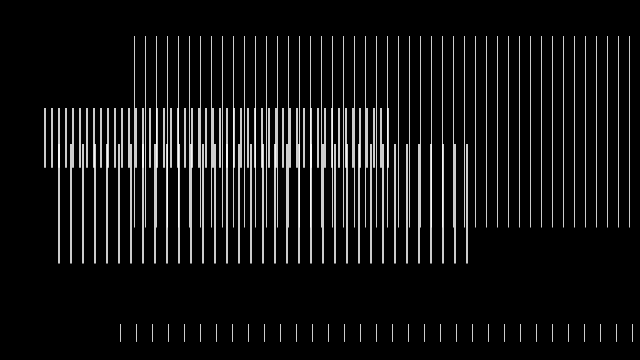
Frame 1 (no input)
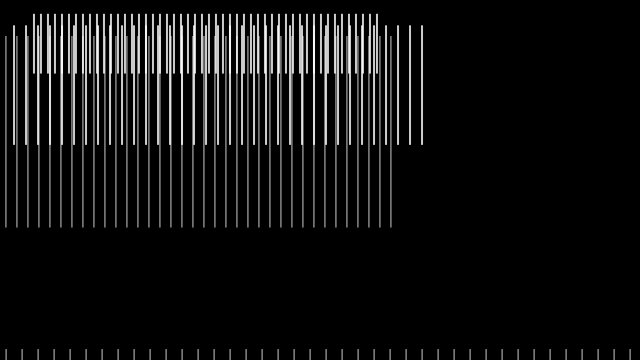
Frame 60 (the mouse pressed at the canvas centre just before this capture)
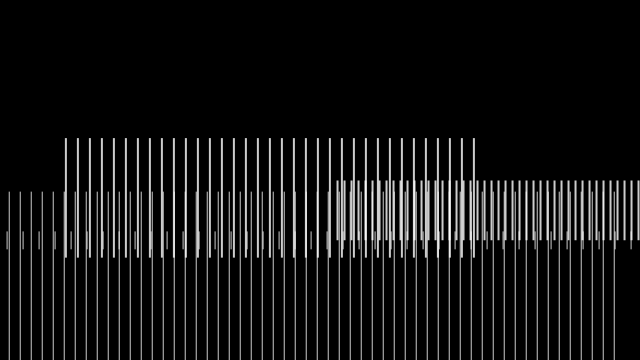
Frame 120 (the mouse held since frame 60 and released just before this capture)

The Processing sketch that drew these frames (run headless with seeded random() and noise(); from frame 60 on, the mouse is pressed at the canvas centre):

// Processing sketch: Objects
// ── Objects.pde
/**
 * Objects
 * by hbarragan. 
 * 
 * Move the cursor across the image to change the speed and positions
 * of the geometry. The class MRect defines a group of lines.
 */

MRect r1, r2, r3, r4;
 
void setup()
{
  size(640, 360);
  fill(255, 204);
  noStroke();
  r1 = new MRect(1, 134.0, 0.532, 0.1*height, 10.0, 60.0);
  r2 = new MRect(2, 44.0, 0.166, 0.3*height, 5.0, 50.0);
  r3 = new MRect(2, 58.0, 0.332, 0.4*height, 10.0, 35.0);
  r4 = new MRect(1, 120.0, 0.0498, 0.9*height, 15.0, 60.0);
}
 
void draw()
{
  background(0);
  
  r1.display();
  r2.display();
  r3.display();
  r4.display();
 
  r1.move(mouseX-(width/2), mouseY+(height*0.1), 30);
  r2.move((mouseX+(width*0.05))%width, mouseY+(height*0.025), 20);
  r3.move(mouseX/4, mouseY-(height*0.025), 40);
  r4.move(mouseX-(width/2), (height-mouseY), 50);
}
 
class MRect 
{
  int w; // single bar width
  float xpos; // rect xposition
  float h; // rect height
  float ypos ; // rect yposition
  float d; // single bar distance
  float t; // number of bars
 
  MRect(int iw, float ixp, float ih, float iyp, float id, float it) {
    w = iw;
    xpos = ixp;
    h = ih;
    ypos = iyp;
    d = id;
    t = it;
  }
 
  void move (float posX, float posY, float damping) {
    float dif = ypos - posY;
    if (abs(dif) > 1) {
      ypos -= dif/damping;
    }
    dif = xpos - posX;
    if (abs(dif) > 1) {
      xpos -= dif/damping;
    }
  }
 
  void display() {
    for (int i=0; i<t; i++) {
      rect(xpos+(i*(d+w)), ypos, w, height*h);
    }
  }
}
